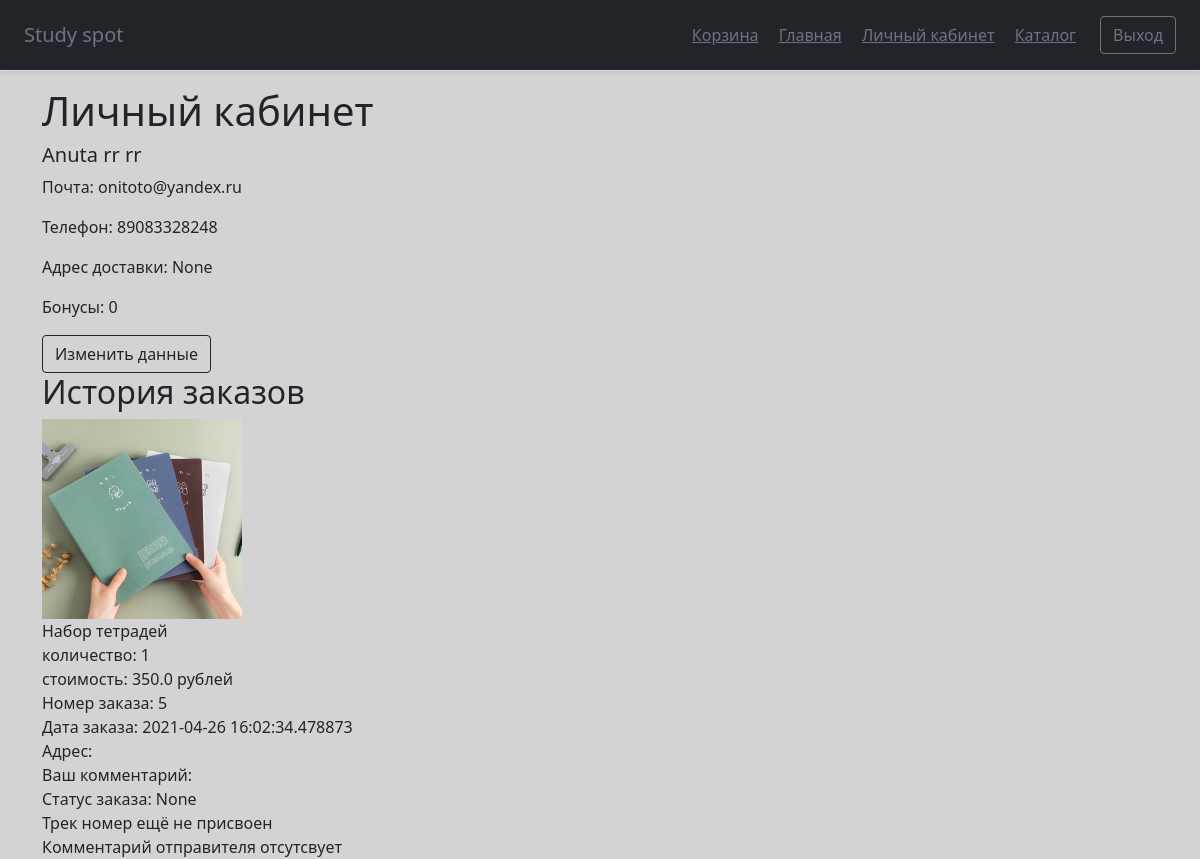
The page /personal_info (signed in) on the database as committed earlier.
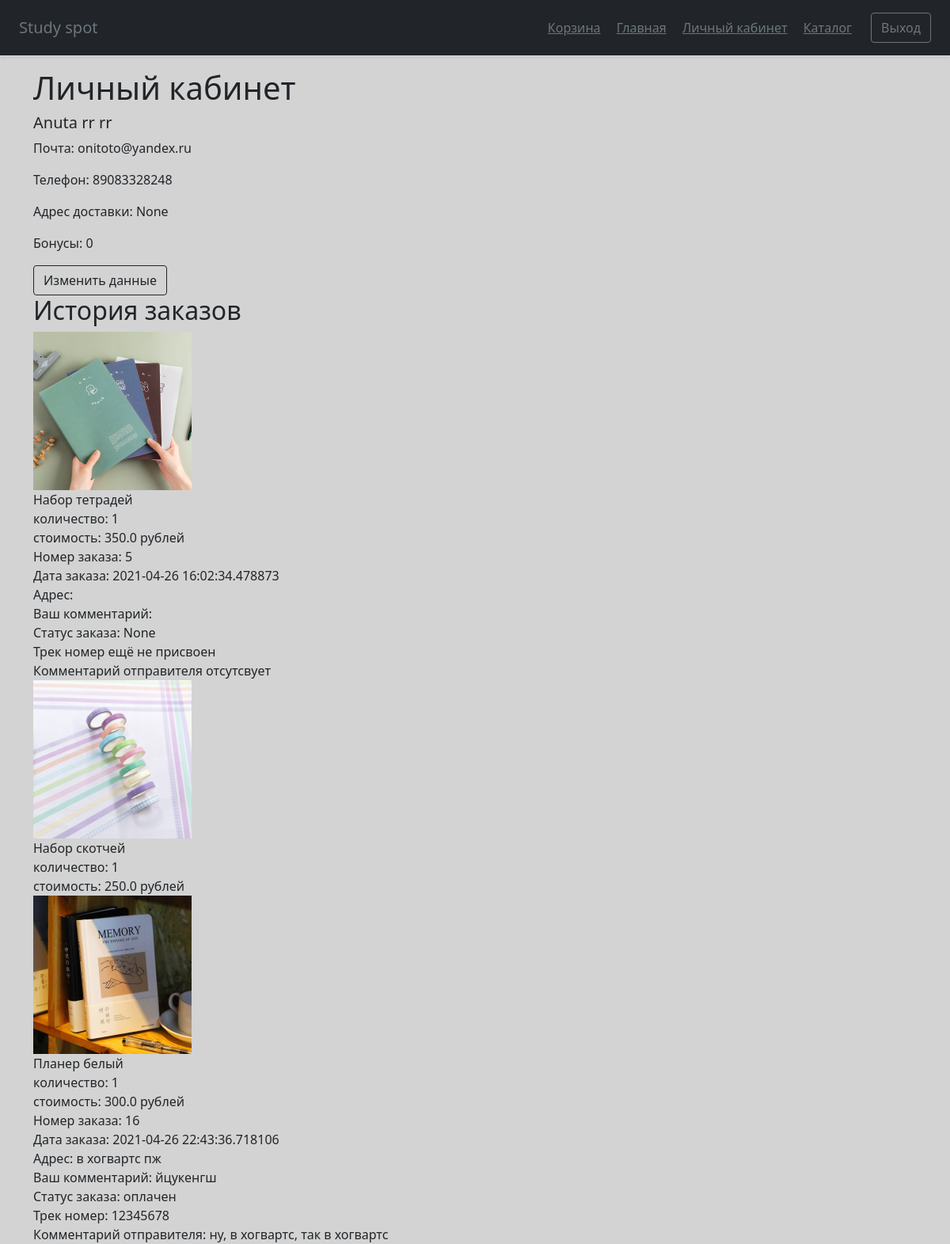
The same page on the database as committed later.
### main.py (models this page shows)
class Users(db.Model):  # таблица пользователей
    id = db.Column(db.Integer, primary_key=True, autoincrement=True)
    email = db.Column(db.String(30), index=True, unique=True, nullable=True)  # почта
    password = db.Column(db.String(150), nullable=True)   # пароль(хэшируется)
    name = db.Column(db.String(30), nullable=True)  # имя пользователя
    surname = db.Column(db.String(30), nullable=True)   # фамилия
    patronic = db.Column(db.String(30), nullable=True)  # отчество
    phone = db.Column(db.String(15), nullable=True)  # номер телефона
    bonuses = db.Column(db.Float, nullable=True)   # бонусный счет
    address = db.Column(db.String(200), nullable=True)  # адрес доставки(?)

class Orders(db.Model):  # таблица заказов
    id = db.Column(db.Integer, primary_key=True, autoincrement=True)  # номер заказа
    id_of_user = db.Column(db.Integer,  db.ForeignKey("users.id"))  # id заказчика из таблицы пользователей
    address = db.Column(db.String(200), nullable=True)  # адрес доставки
    email = db.Column(db.String(30), index=True, nullable=True)  # почта пользователя
    track_num = db.Column(db.String(30), nullable=True)  # трек номер
    comment_of_user = db.Column(db.String(200), nullable=True)  # комментарий заказчика
    comment_of_sender = db.Column(db.String(200), nullable=True)  # комментарий отправителя
    status = db.Column(db.String(30), nullable=True)  # статус заказа
    created_date = db.Column(db.DateTime,
                default=datetime.datetime.now)   # дата создания
    item = db.Column(db.String(300), index=True, nullable=True)   # товары

class Items(db.Model):  # таблица со всеми товарами
    id = db.Column(db.Integer, primary_key=True, autoincrement=True)
    name = db.Column(db.String(100), nullable=True)   # название товара
    description = db.Column(db.Text, nullable=True)  # описание
    photo_url = db.Column(db.Text, nullable=True)  # ссылка на фотографию
    count = db.Column(db.Integer, nullable=True)  # количество товара на складе
    price = db.Column(db.Float, nullable=True)   # стоимость 1 единицы товара

### main.py (the view)
    @app.route('/personal_info')  # личный кабинет, если пользователь не зарегистрирован - вернет на главную страницу
    def personal_info():
        info_user = Users.query.filter(Users.id == int(session['id'])).all()[0]
        info_orders = Orders.query.filter(Orders.id_of_user == int(session['id'])).all()
        print(len(info_orders))
        return render_template('personal_info.html', title='Личный кабинет', css_file='personal_info.css',
            class_main='container', user=info_user, orders=info_orders,
            Users=Users, Items=Items)

### templates/personal_info.html
{% extends "base.html" %}
{% block content %}
<div class="user info">
<h1>Личный кабинет</h1>
<h5>{{ user.name }} {{ user.surname }} {{ user.patronic }}</h5>
<p>Почта: {{ user.email }}</p>
<p>Телефон: {{ user.phone }}</p>
    <p>Адрес доставки: {{ user.address }}</p>
<p>Бонусы: {{ user.bonuses if user.bonuses else 0 }}</p>
    <a class="btn btn-outline-dark" href="./info_changing">Изменить данные</a>
</div>
<div>
{% if orders %}
    <h2>История заказов</h2>
    {% for order in orders%}
        <div class="orders info">
            {% for item in order.item.split(';') %}
                <img src="/{{ Items.query.filter(Items.id == item.split(',')[0]).all()[0].photo_url }}" width="200px" height="200px"><br>
                <a>{{ Items.query.filter(Items.id == item.split(',')[0]).all()[0].name }}</a><br>
                <a>количество: {{ item.split(',')[1] }}</a><br>
                <a>стоимость: {{ Items.query.filter(Items.id == item.split(',')[0]).all()[0].price }} рублей</a><br>
            {% endfor %}
        <a>Номер заказа: {{order.id}}</a><br>
        <a>Дата заказа: {{order.created_date}}</a><br>
        <a>Адрес: {{order.address}}</a><br>
        <a>Ваш комментарий: {{order.comment_of_user}}</a><br>
        <a>Статус заказа: {{order.status}}</a><br>
            {% if order.track_num %}
            <a>Трек номер: {{order.track_num}}</a><br>
            {% else %}
            <a>Трек номер ещё не присвоен</a><br>
            {% endif %}
            {% if order.comment_of_sender %}
            <a>Комментарий отправителя: {{order.comment_of_sender}}</a><br>
            {% else %}
            <a>Комментарий отправителя отсутсвует</a><br>
            {% endif %}
        </div>
    {% endfor %}
{% else %}
    <h4>История заказов пуста</h4>
{% endif %}
</div>
{% endblock %}

### templates/base.html (shortened to what this page needs)
<!doctype html>
<html lang="ru">
  <head>
      <link href="https://cdn.jsdelivr.net/npm/bootstrap@5.0.0-beta2/dist/css/bootstrap.min.css"
          rel="stylesheet"
>
        <link href="/static/css/{{ css_file }}" rel="stylesheet">
  </head>
  <body>
<header class="d-flex flex-column flex-md-row align-items-center p-3 px-md-4 mb-3 bg-dark border-bottom shadow-sm">
  <p class="h5 my-0 me-md-auto fw-normal text-muted">Study spot</p>
  <nav class="my-2 my-md-0 me-md-3">
    {% if session['id'] %}
    <a class="p-2 text-muted" href="/cart">Корзина</a>
    {% else %}
    <a class="p-2 text-muted" href="/authorization">Корзина</a>
    {% endif %}
    <a class="p-2 text-muted" href="/main_page">Главная</a>
    {% if session['id'] %}
    <a class="p-2 text-muted" href="/personal_info">Личный кабинет</a>
    {% else %}
    <a class="p-2 text-muted" href="/authorization">Личный кабинет</a>
    {% endif %}
    <a class="p-2 text-muted" href="/catalog">Каталог</a>
  </nav>
  {% if session['id'] %}
    <a class="btn btn-outline-secondary" href="./clear">Выход</a>
  {% else %}
    <a class="btn btn-outline-secondary" href="./authorization">Вход</a>
  {% endif %}
</header>
<main role="main" class="{{ class_main }}">
    {% block content %}{% endblock %}
</main>
</body>
</html>

### static/css/personal_info.css (style rules this page uses)
body { background-color: lightgrey; }

Rows that differ between the two databases and show on the page:
added Orders: query.filter (picture), item "1" "1", id "16", created_date "2021-04-26 22:43:36.718106", address "в хогвартс пж", comment_of_user "йцукенгш", status "оплачен", track_num "12345678", comment_of_sender "ну, в хогвартс, так в хогвартс", shown under "История заказов"
now on this page (row edited): Items: query.filter "Набор скотчей", query.filter "250.0"
now on this page (row edited): Items: query.filter "Планер белый", query.filter "300.0"
